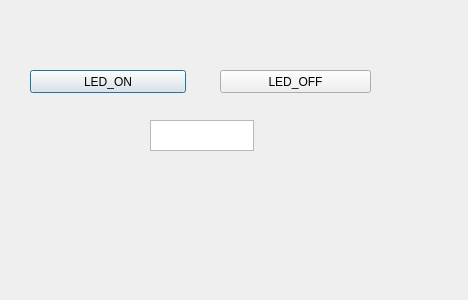
<?xml version="1.0" encoding="UTF-8"?>
<ui version="4.0">
 <class>Dialog</class>
 <widget class="QDialog" name="Dialog">
  <property name="geometry">
   <rect>
    <x>0</x>
    <y>0</y>
    <width>468</width>
    <height>300</height>
   </rect>
  </property>
  <property name="windowTitle">
   <string>Dialog</string>
  </property>
  <widget class="QPushButton" name="pushButton">
   <property name="geometry">
    <rect>
     <x>30</x>
     <y>70</y>
     <width>156</width>
     <height>23</height>
    </rect>
   </property>
   <property name="text">
    <string>LED_ON</string>
   </property>
  </widget>
  <widget class="QPushButton" name="pushButton_2">
   <property name="geometry">
    <rect>
     <x>220</x>
     <y>70</y>
     <width>151</width>
     <height>23</height>
    </rect>
   </property>
   <property name="text">
    <string>LED_OFF</string>
   </property>
  </widget>
  <widget class="QTextEdit" name="textEdit">
   <property name="geometry">
    <rect>
     <x>150</x>
     <y>120</y>
     <width>104</width>
     <height>31</height>
    </rect>
   </property>
  </widget>
 </widget>
 <resources/>
 <connections/>
</ui>
